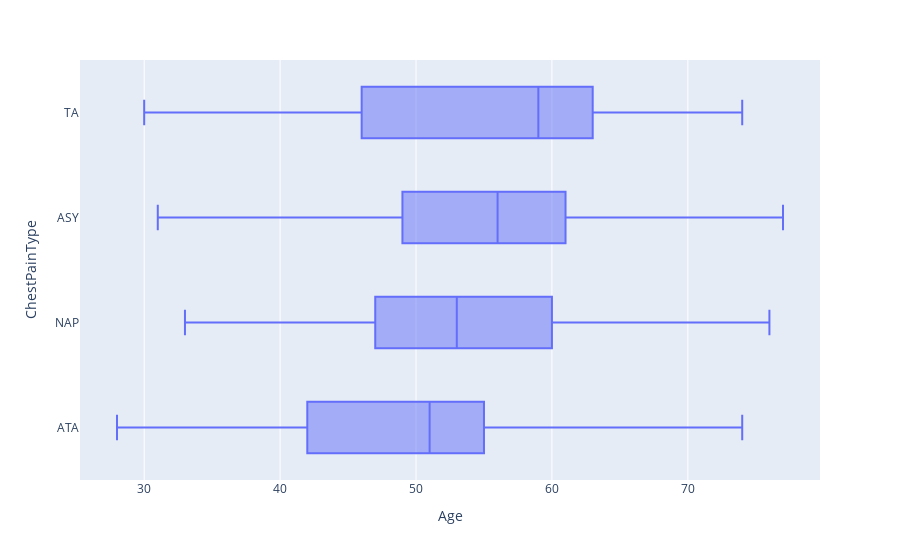

Notebook code for this chart:
### Code cell
px.box(data,x = "Age", y = "ChestPainType")

### Figure 1 — Plotly figure (JSON) as saved in the notebook; plotly's stock layout.template omitted (floating-point values rounded to 4 significant figures; data arrays with more than 128 entries replaced by an {"elided": "..."} marker saying what was removed)
{"data": [{"alignmentgroup": "True", "hovertemplate": "Age=%{x}<br>ChestPainType=%{y}<extra></extra>", "legendgroup": "", "marker": {"color": "#636efa"}, "name": "", "notched": false, "offsetgroup": "", "orientation": "h", "showlegend": false, "type": "box", "x": {"elided": "918 int values"}, "x0": " ", "xaxis": "x", "y": {"elided": "918 str values"}, "y0": " ", "yaxis": "y"}], "layout": {"boxmode": "group", "legend": {"tracegroupgap": 0}, "margin": {"t": 60}, "xaxis": {"anchor": "y", "domain": [0, 1], "title": {"text": "Age"}}, "yaxis": {"anchor": "x", "domain": [0, 1], "title": {"text": "ChestPainType"}}}}
